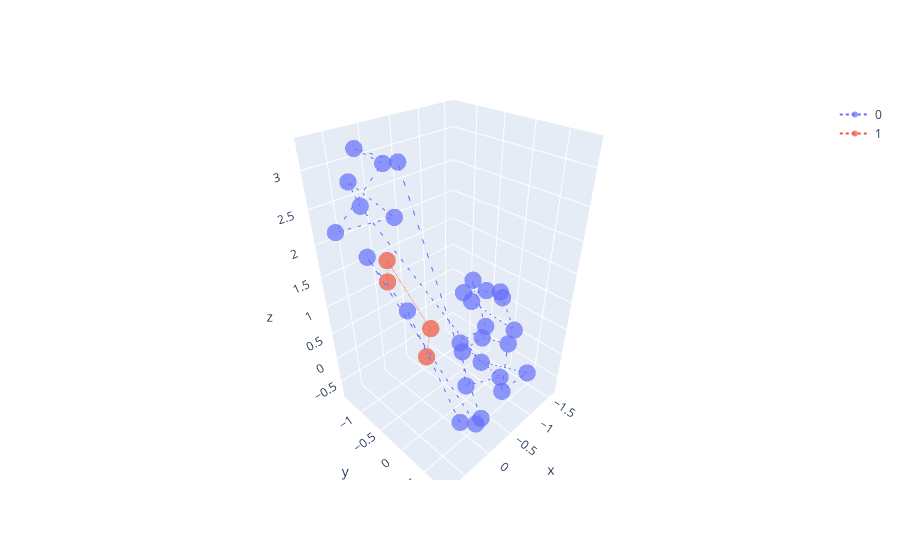

Notebook code cell kept with this figure:
### Code cell
plotter(text, 'o:', reduce_kwargs={'algorithm': 'UMAP'}, text_kwargs={'model': 'LatentDirichletAllocation'})
